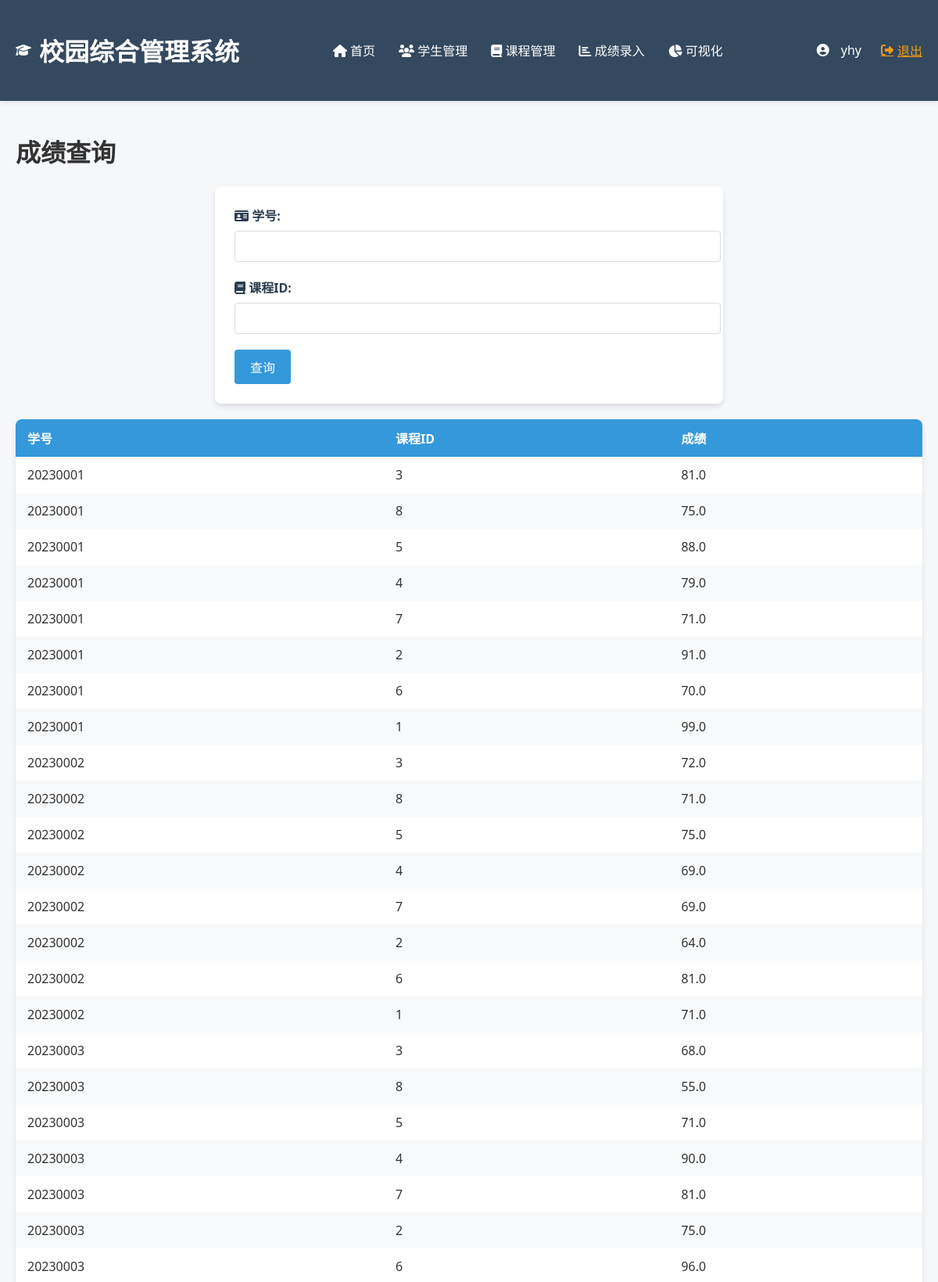
The page /scores/query (signed in, upper part) on the database its author committed.
### app/models.py (models this page shows, shortened)
class User(db.Model, UserMixin):
    __tablename__ = "user"
    id = db.Column(db.Integer, primary_key=True)
    username = db.Column(db.Text, nullable=False, unique=True)  # 唯一用户名，用于登录
    password = db.Column(db.Text, nullable=False)  # 加密后的密码

class Score(db.Model):
    __tablename__ = "score"
    id = db.Column(db.Integer, primary_key=True)  # 自增主键
    student_id = db.Column(db.Text, db.ForeignKey("student.student_id"), nullable=False)  # 关联学生
    course_id = db.Column(db.Integer, db.ForeignKey("course.course_id"), nullable=False)  # 关联课程
    score = db.Column(db.Float)  # 成绩分数
    student = db.relationship('Student', backref=db.backref('scores', lazy=True))  # 学生->成绩
    course = db.relationship('Course', backref=db.backref('scores', lazy=True))  # 课程->成绩

### app/routes.py (the view)
@bp.route('/scores/query')
@login_required
def score_query():
    student_id = request.args.get('student_id')
    course_id = request.args.get('course_id')
    query = db.session.query(Score, Student, Course). \
        join(Student, Score.student_id == Student.student_id). \
        join(Course, Score.course_id == Course.course_id)
    if student_id:
        query = query.filter(Score.student_id == student_id)
    if course_id:
        query = query.filter(Score.course_id == course_id)
    results = query.all()
    scores = []
    for score, student, course in results:
        scores.append({
            'student_id': score.student_id,
            'student_name': student.name,
            'course_id': score.course_id,
            'course_name': course.course_name,
            'score': score.score
        })
    students = Student.query.all()
    courses = Course.query.all()
    return render_template('score/query.html',
                           scores=scores,
                           students=students,
                           courses=courses,
                           student_id=student_id or '',
                           course_id=course_id or '')

### app/__init__.py (called while the page is built)
def create_app():
    app = Flask(__name__)
    app.config.from_pyfile('../config.py')
    db.init_app(app)
    login_manager.init_app(app)
    login_manager.login_view = 'main.login'
    with app.app_context():
        @login_manager.user_loader
        def load_user(user_id):
            from app.models import User
            return User.query.get(int(user_id))
    from app.routes import bp as main_bp
    app.register_blueprint(main_bp)
    with app.app_context():
        db.create_all()
    return app

### app/templates/score/query.html
{% extends "layout.html" %}
{% block content %}
    <h1>成绩查询</h1>
    <form method="get" class="form">
        <div class="form-group">
            <label for="student_id"><i class="fas fa-id-card"></i> 学号:</label>
            <input type="text" id="student_id" name="student_id">
        </div>
        <div class="form-group">
            <label for="course_id"><i class="fas fa-book"></i> 课程ID:</label>
            <input type="number" id="course_id" name="course_id">
        </div>
        <input type="submit" value="查询" class="btn">
    </form>
    {% if scores %}
    <table class="table">
        <thead>
            <tr>
                <th>学号</th>
                <th>课程ID</th>
                <th>成绩</th>
            </tr>
        </thead>
        <tbody>
            {% for score in scores %}
            <tr>
                <td>{{ score.student_id }}</td>
                <td>{{ score.course_id }}</td>
                <td>{{ score.score }}</td>
            </tr>
            {% endfor %}
        </tbody>
    </table>
    {% endif %}
{% endblock %}

### app/templates/layout.html (shortened to what this page needs)
<!DOCTYPE html>
<html lang="zh-CN">
<head>
    <link rel="stylesheet" href="{{ url_for('static', filename='css/main.css') }}">
    <link rel="stylesheet" href="https://cdnjs.cloudflare.com/ajax/libs/font-awesome/6.4.0/css/all.min.css">
</head>
<body>
    <header>
        <div class="header-content">
            <div class="logo">
                <i class="fas fa-graduation-cap"></i>
                <h1>校园综合管理系统</h1>
            </div>
            <nav>
                <a href="{{ url_for('main.home') }}" class="{% if request.endpoint == 'main.home' %}active{% endif %}">
                    <i class="fas fa-home"></i> 首页
                </a>
                <a href="{{ url_for('main.student_list') }}" class="{% if 'student' in request.endpoint %}active{% endif %}">
                    <i class="fas fa-users"></i> 学生管理
                </a>
                <a href="{{ url_for('main.course_list') }}" class="{% if 'course' in request.endpoint %}active{% endif %}">
                    <i class="fas fa-book"></i> 课程管理
                </a>
                <a href="{{ url_for('main.score_input') }}" class="{% if 'score' in request.endpoint %}active{% endif %}">
                    <i class="fas fa-chart-bar"></i> 成绩录入
                </a>
                <a href="{{ url_for('main.visualization') }}" class="{% if request.endpoint == 'main.visualization' %}active{% endif %}">
                    <i class="fas fa-chart-pie"></i> 可视化
                </a>
            </nav>
            {% if current_user.is_authenticated %}
            <div class="user-info">
                <i class="fas fa-user-circle"></i>
                <span>{{ current_user.username }}</span>
                <a href="{{ url_for('main.logout') }}">
                    <i class="fas fa-sign-out-alt"></i> 退出
                </a>
            </div>
            {% endif %}
        </div>
    </header>
    <main>
        <div class="container">
            {% block content %}{% endblock %}
        </div>
    </main>
</body>
</html>

### app/static/css/main.css (style rules this page uses)
body { font-family: 'Segoe UI', Tahoma, Geneva, Verdana, sans-serif; margin: 0; padding: 0; background-color: #f5f7fa; color: #333; }
.container { max-width: 1200px; margin: 0 auto; padding: 20px; }
.user-info { color: white; display: flex; align-items: center; gap: 10px; }
.user-info a { color: #f39c12; transition: color 0.3s ease; }
.table { width: 100%; border-collapse: collapse; margin: 20px 0; background: white; border-radius: 8px; overflow: hidden; box-shadow: 0 4px 6px rgba(0,0,0,0.1); }
.table th, .table td { padding: 12px 15px; text-align: left; }
.table th { background-color: #3498db; color: white; }
.table tr:nth-child(even) { background-color: #f8f9fa; }
.form { background: white; padding: 25px; border-radius: 8px; box-shadow: 0 4px 6px rgba(0,0,0,0.1); max-width: 600px; margin: 0 auto; }
.form-group { margin-bottom: 20px; }
.form-group label { display: block; margin-bottom: 8px; font-weight: 600; color: #2c3e50; }
.form-group input, .form-group select { width: 100%; padding: 10px; border: 1px solid #ddd; border-radius: 4px; font-size: 1rem; transition: border-color 0.3s ease; }
.btn { background-color: #3498db; color: white; border: none; padding: 10px 20px; border-radius: 4px; cursor: pointer; font-size: 1rem; transition: background-color 0.3s ease; }

### app/templates/layout.html (style rules this page uses)
header { background-color: #2c3e50; color: white; padding: 20px 0; box-shadow: 0 2px 5px rgba(0,0,0,0.1); transition: background-color 0.3s ease; }
.header-content { max-width: 1200px; margin: 0 auto; display: flex; justify-content: space-between; align-items: center; padding: 0 20px; }
.logo { display: flex; align-items: center; }
.logo i { margin-right: 10px; }
nav { display: flex; justify-content: center; flex: 1; margin: 0 20px; }
nav a { color: white; text-decoration: none; padding: 10px 15px; transition: all 0.3s ease; }
.user-info { display: flex; align-items: center; margin-left: auto; }
.user-info span { margin-right: 15px; }
.user-info a { color: #f39c12; transition: color 0.3s ease; display: flex; align-items: center; }
.user-info i { margin-right: 5px; }

### rows shown on the page
User: username "yhy"
Score: student_id "20230001", course_id "3", score "81.0"
Score: student_id "20230001", score "75.0"
Score: student_id "20230001", score "88.0"
Score: student_id "20230001", score "79.0"
Score: student_id "20230001", score "71.0"
Score: student_id "20230001", score "91.0"
Score: student_id "20230001", score "70.0"
Score: student_id "20230001", score "99.0"
Score: student_id "20230002", score "72.0"
Score: student_id "20230002", score "71.0"
Score: student_id "20230002", score "75.0"
Score: student_id "20230002", score "69.0"
Score: student_id "20230002", score "69.0"
Score: student_id "20230002", score "64.0"
Score: student_id "20230002", score "81.0"
Score: student_id "20230002", score "71.0"
Score: student_id "20230003", score "68.0"
Score: student_id "20230003", score "55.0"
Score: student_id "20230003", score "71.0"
Score: student_id "20230003", score "90.0"
Score: student_id "20230003", score "81.0"
Score: student_id "20230003", score "75.0"
Score: student_id "20230003", score "96.0"

### other values the page prints
{{ score.course_id }} "8" "5" "4" "7" "2" "6" "1" "3" "8" "5" "4" "7" "2" "6" "1" "3" "8" "5" "4" "7" "2" "6"
